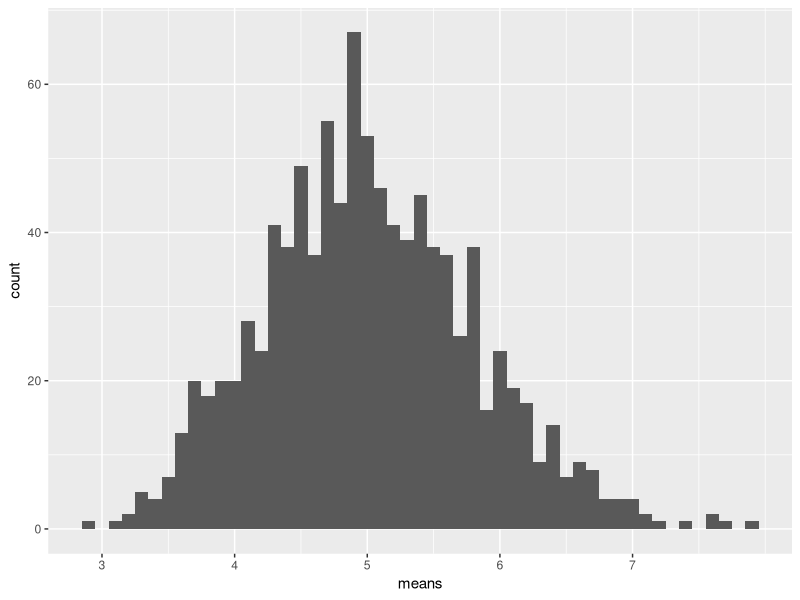
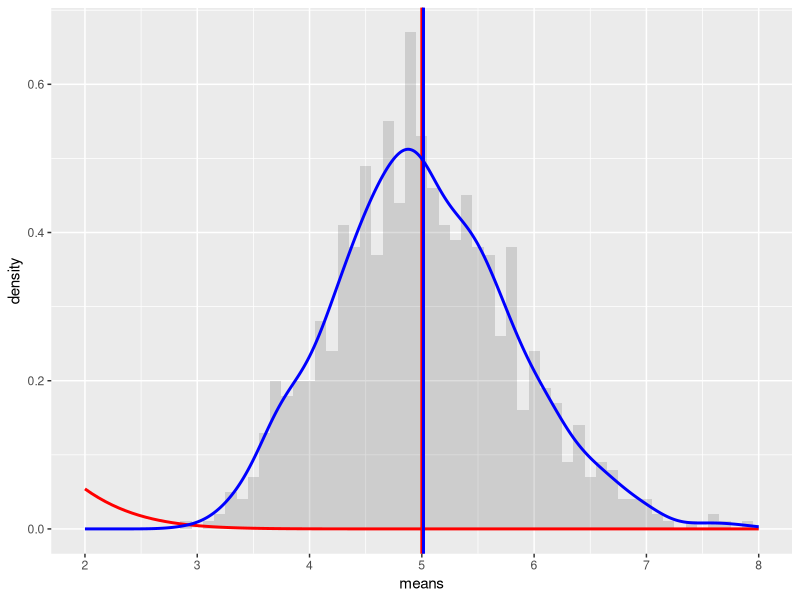
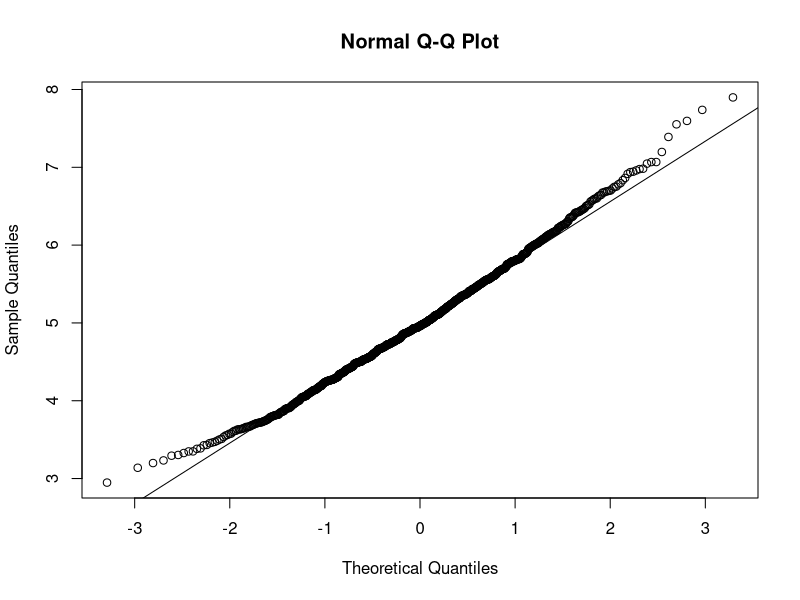

Write R code to recreate these figures, in order.
## ---- chunk 1
library(knitr)
opts_chunk$set(fig.width=7, fig.height=4, warning=FALSE, message=FALSE)
## ---- chunk 2
## clear environment variable
# rm(list=ls(all=TRUE))

# load necessary library
library(ggplot2)
## ---- chunk 3
### set constants ###
# rate parameter for the exponential distribution function : rexp()
# It's the inverse of the expected duration
lambda <- 0.2 # lambda for rexp
n <- 40 # number of exponetials
numberOfSimulations <- 1000 # number of tests

# set the seed for reproducability
set.seed(1982)

# rexp() here generates 1000*40 values according to the exponential 
# distribution with 0.2 as rate parameter
# matrix() put them in one table of 1000 rows (num_sim) and 
# 40 columns (sample_size)
exponentialDistriMatrix <- matrix(data=rexp(n * numberOfSimulations, lambda), nrow=numberOfSimulations)
# compute the mean for each row
exponentialDistriMeans <- data.frame(means=apply(exponentialDistriMatrix, 1, mean))
## ---- chunk 4
# plot the means
ggplot(data = exponentialDistriMeans, aes(x = means)) + 
  geom_histogram(binwidth=0.1) +   
  scale_x_continuous(breaks=round(seq(min(exponentialDistriMeans$means), max(exponentialDistriMeans$means), by=1)))
## ---- chunk 5
mu <- 1/lambda
mu
## ---- chunk 6
meanOfMeans <- mean(exponentialDistriMeans$means)
meanOfMeans
## ---- chunk 7
standard_deviation_theory <- 1/lambda/sqrt(n)
standard_deviation_theory
## ---- chunk 8
standard_deviation_dist <- sd(exponentialDistriMeans$means)
standard_deviation_dist
## ---- chunk 9
variance_theory <- standard_deviation_theory^2
variance_theory
## ---- chunk 10
variance_dist <- var(exponentialDistriMeans$means)
variance_dist
## ---- chunk 11
# plot the means
ggplot(data = exponentialDistriMeans, aes(x = means)) + 
  geom_histogram(binwidth=0.1, aes(y=..density..), alpha=0.2) + 
  stat_function(fun = dnorm, arg = list(mean = mu , sd = standard_deviation_theory), colour = "red", size=1) + 
  geom_vline(xintercept = mu, size=1, colour="#FF0000") + 
  geom_density(colour="blue", size=1) +
  geom_vline(xintercept = meanOfMeans, size=1, colour="#0000FF") +  
  scale_x_continuous(breaks=seq(mu-3,mu+3,1), limits=c(mu-3,mu+3)) 
## ---- chunk 12
qqnorm(exponentialDistriMeans$means)
qqline(exponentialDistriMeans$means)
## ---- chunk 13
library(knitr)
opts_chunk$set(fig.width=7, fig.height=4, warning=FALSE, message=FALSE)
